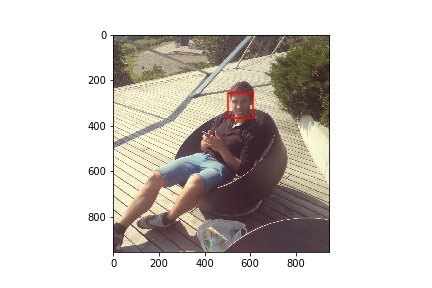
#> input picture outputs/test_0.jpg, 432 x 288 px, given as the content of the folder drive/My Drive/Face_detector/Face_detector_cv2-master/images, which was not available
$ jupyter execute Face_detector_colab_version.ipynb   (shell and % lines are left out)   (text cells are left out)
#> lines starting #> are read from the running program, lines starting #| are printed output that depends on the picture; pictures that were not available may be replaced by others from this repository, and a replacement may not be noted
[cell 1]
from google.colab import drive
drive.mount('/content/drive/')

[cell 2]
from PIL import Image
import numpy as np
import matplotlib.patches as patches

from os import listdir
from os.path import isfile, join

import cv2
import matplotlib
import matplotlib.pyplot as plt

working_path = "/content/drive/My Drive/Face_detector/Face_detector_cv2-master/"

[cell 3]
def plot_detector_and_save(img_array, coordinates, j):
    fig,ax = plt.subplots(1)
    ax.imshow(img_array)

    for i in coordinates:
        (x, y, w, h) = i
        rect = patches.Rectangle((x, y), w, h, linewidth=1.5, edgecolor='r', facecolor='none')

        ax.add_patch(rect)
    plt.show()
    fig.savefig(working_path + 'outputs/test_{}.jpg'.format(j))

[cell 4]
# load face detector
face_cascade = cv2.CascadeClassifier(working_path + 'haarcascades/haarcascade_frontalface_alt.xml')

[cell 5]
# list images to test
mypath = working_path + 'images'
onlyfiles = [f for f in listdir(mypath) if isfile(join(mypath, f))]

[cell 6]
# list of images in gray scale
img_list = []
coordinates_list = []

for img in onlyfiles:
    # img into array
    img = np.array(Image.open(mypath + "/{}".format(img)), dtype=np.uint8)
#> img is the input picture: shape (288, 432, 3); mean R, G, B 211.6, 206.6, 201.6

    # img into gray scale
    gray = cv2.cvtColor(img, cv2.COLOR_BGR2GRAY)
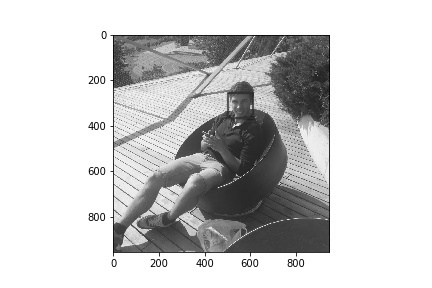
#> gray: shape (288, 432); min 0, max 255, mean 205.7

    # coordinates of the face in an image
    face = face_cascade.detectMultiScale(gray)
#> face = ()

    # image and coordinates list
    img_list.append(img)
    coordinates_list.append(face)

[cell 7]
i = 0
for img_array, coordinates in zip(img_list, coordinates_list):
    plot_detector_and_save(img_array, coordinates, i)
    i = i+1
#> this loop made 1 pass
#> (coordinates, i) on pass 1: ((), 1)
#> after the loop, i = 1


$ run again, on outputs/test_4.jpg
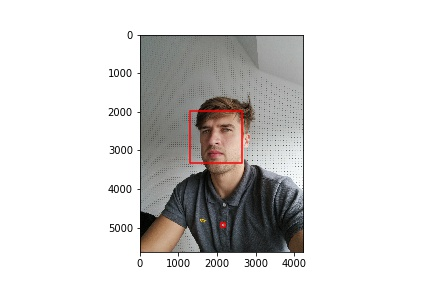
#> input picture outputs/test_4.jpg, 432 x 288 px, given as the content of the folder drive/My Drive/Face_detector/Face_detector_cv2-master/images, which was not available
#> img is the input picture: shape (288, 432, 3); mean R, G, B 215.7, 214.2, 213.3
#> `gray = cv2.cvtColor(img, cv2.COLOR_BGR2GRAY)`:
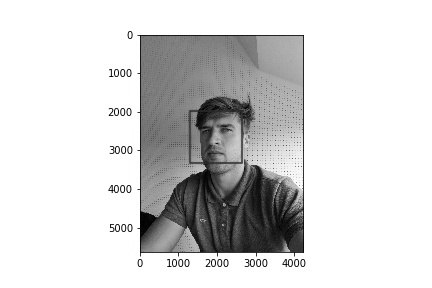
#> gray: shape (288, 432); min 0, max 255, mean 214.1
#> face = [[190, 110, 55, 55]]
#> the loop `for img_array, coordinates in zip(img_list, coordinates_list):` made 1 pass
#> (coordinates, i) on pass 1: ([[190, 110, 55, 55]], 1)
#> pass 1, in plot_detector_and_save, `plt.show()`:
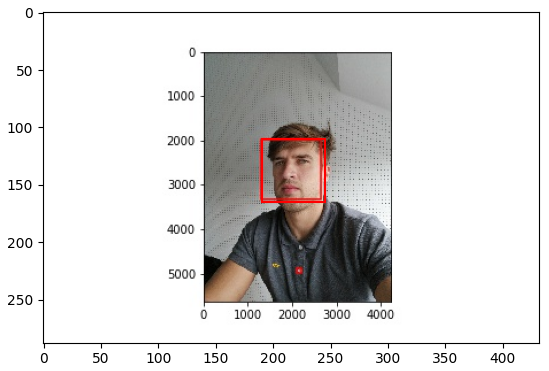
#> figure drawn by matplotlib, 1 panel
#> after the loop `for img_array, coordinates in zip(img_list, coordinates_list):`: i = 1
